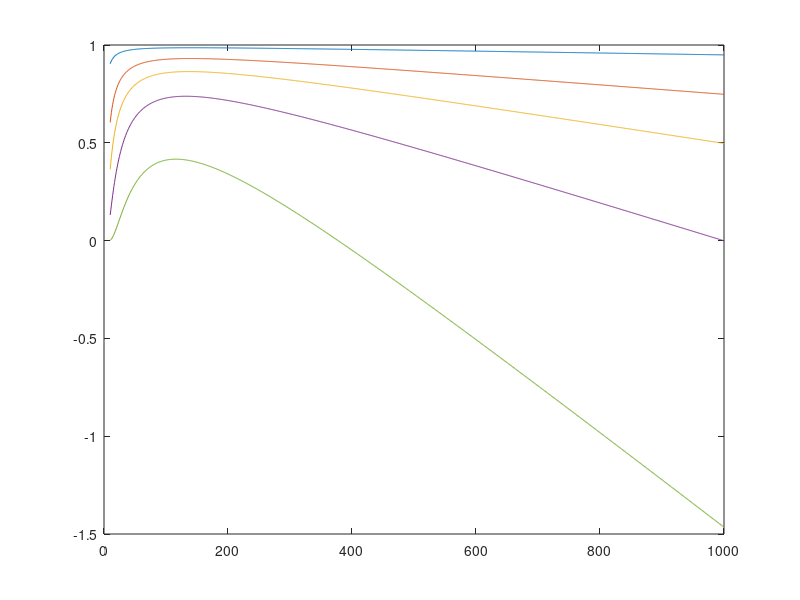

Write the MATLAB code that produced this figure. (Note: this script raises an error after producing the figure.)
clc; clear; 

alpha=200 % Specific Power [kW/kg] 
n=0.80 % Thruster Efficiency [%]
tt=6.307e+7; % Thrusting Time [sec]
vc2 = 2*tt*n*alpha/(1000^2); % Charachteristic [km/s]
c = linspace(10,1000,1000); 

dv1 = 1;
dv2 = 5;
dv3 = 10;
dv4 = 20
dv5 = 50;

mplmo1 = zeros(length(c),1);
mplmo2 = zeros(length(c),1);
mplmo3 = zeros(length(c),1);
mplmo4 = zeros(length(c),1);
mplmo5 = zeros(length(c),1);

for i = 1:length(c)
    mplmo1(i) = exp(-dv1/c(i))-(((c(i)^2)/(vc2))*(1-exp(-dv1/c(i))));    
    mplmo2(i) = exp(-dv2/c(i))-(((c(i)^2)/(vc2))*(1-exp(-dv2/c(i))));
    mplmo3(i) = exp(-dv3/c(i))-(((c(i)^2)/(vc2))*(1-exp(-dv3/c(i))));
    mplmo4(i) = exp(-dv4/c(i))-(((c(i)^2)/(vc2))*(1-exp(-dv4/c(i))));
    mplmo5(i) = exp(-dv5/c(i))-(((c(i)^2)/(vc2))*(1-exp(-dv5/c(i))));
end

p = plot(c,mplmo1,...
         c,mplmo2,...
         c,mplmo3,...
         c,mplmo4,...
         c,mplmo5);
     p(1).LineWidth = 2;
     p(2).LineWidth = 2;
     p(3).LineWidth = 2;
     p(4).LineWidth = 2;
     p(5).LineWidth = 2;
     title('Payload Ratio v. Effective Exhaust Velocity', 'FontSize', 24)
     ylabel('Payload Ratio [kg/kg]', 'FontSize', 18)
     xlabel('Effective Exhaust Velocity [km/s]', 'FontSize', 18)
     xlim([10,1000]);
     ylim([0,1]);
     legend('Delta-V = 1 [km/s]','Delta-V = 5 [km/s]','Delta-V = 10 [km/s]', 'Delta-V = 20 [km/s]', 'Delta-V = 50 [km/s]')
     set(gcf,'paperorientation','landscape');
     set(gcf,'paperunits','normalized');
     set(gcf,'paperposition',[0 0 1 1]);
     print(gcf,'-dpdf','graph.pdf');

%}